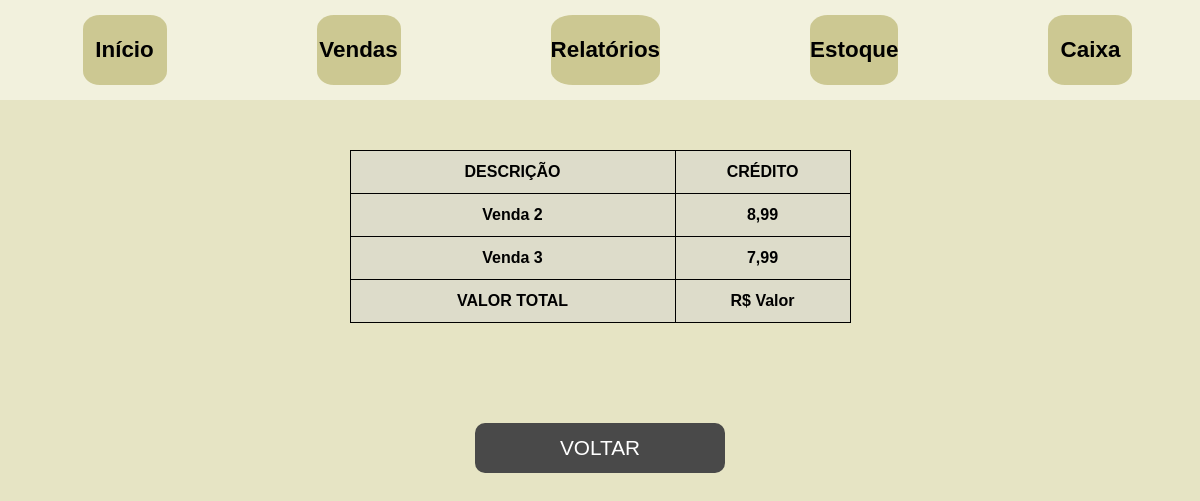
The page /relatoriovendas/2 on the database its author committed.
### sistema/models.py (models this page shows)
class Venda(models.Model):
    relatorio = models.ForeignKey("RelatorioVendas", related_name="vendas", on_delete=models.CASCADE, blank=True, null=True)
    produtos = models.ManyToManyField(Produto, through="ItensVenda")
    valor = models.DecimalField(max_digits=10, decimal_places=2)
    data = models.DateTimeField(default=timezone.now)
    def __str__(self):
        return f"Venda {self.pk}"

### sistema/views.py (the view)
# urls.py: path('relatoriovendas/<int:pk>', RelatorioDeVendas.as_view(), name="relatorio_vendas"),
class RelatorioDeVendas(DetailView):
    template_name = "relatorioVendas.html"
    model = RelatorioVendas

### sistema/templates/relatorioVendas.html (shortened to what this page needs)
{% extends 'base.html' %}
{% load static %}
{% block content %}
<div>
    <div style="height: 50px;">
    </div>
    <table>
        <tr>
            <th style="width: 300px;">DESCRIÇÃO <th style="width: 150px;">CRÉDITO
        </tr>
        {% for venda in object.vendas.all %}
        <tr>
            <th>{{ venda }} <th>{{ venda.valor }}
        </tr>
        {% endfor %}
        <tr>
            <th>VALOR TOTAL <th> R$ Valor
        </tr>
    </table>
    <div class="div-botao-voltar">
        <a href="{% url 'sistema:relatorios' %}">
        <button class="btn-voltar">
            VOLTAR
        </button>
    </a>
    </div>
</div>
{% endblock %}

### static/css/style.css (style rules this page uses)
* { margin:0; padding: 0; font-family: Arial, Helvetica, sans-serif; }
body { background-color:#e6e4c4; }
table { height:20px; border-collapse: collapse; background-color: rgba(209, 209, 209, 0.438); margin:auto; }
td, th { border: 1px solid black; padding: 12px; }
.div-botao-voltar { display: flex; justify-content: center; margin-top: 100px; }
.btn-voltar { background-color: rgb(73, 73, 73); width: 250px; height: 50px; border-radius: 10px; border: none; cursor: pointer;color:white; text-decoration: none; text-align: center; font-size: 1.3rem; }

### rows shown on the page
Venda: id "Venda 2", valor "8,99"
Venda: id "Venda 3", valor "7,99"
